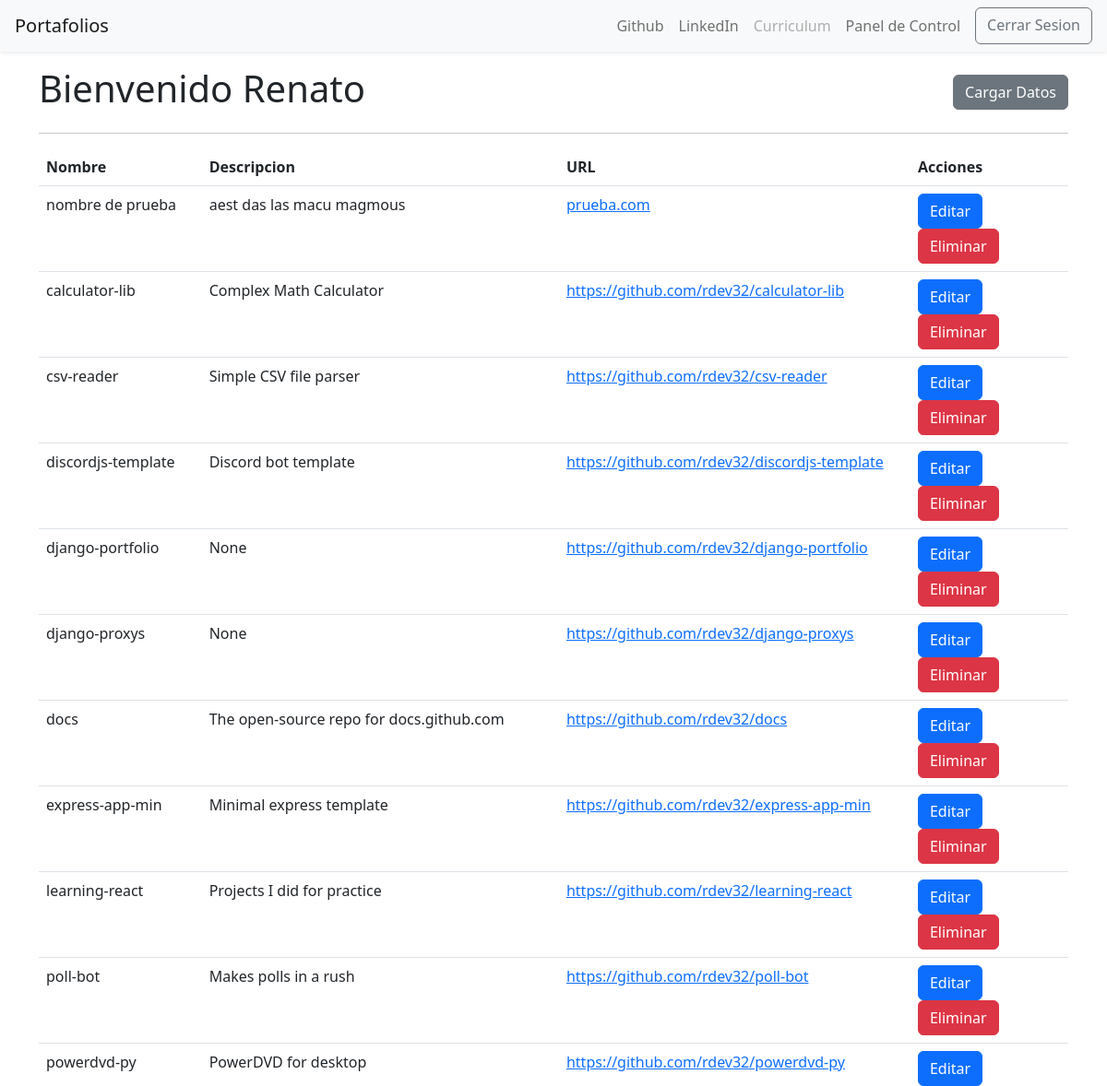
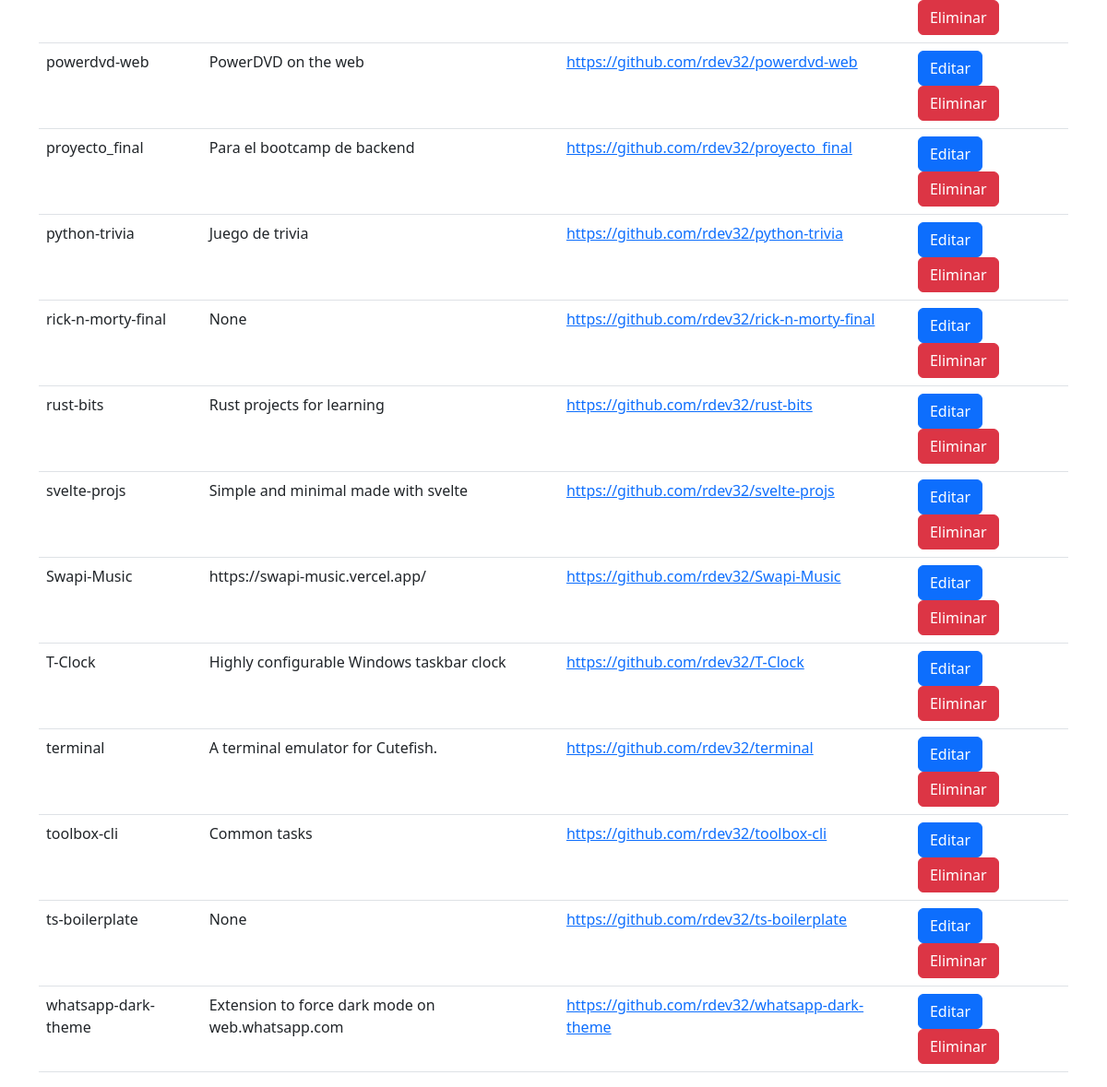
The app's page /control/ (signed in) with its own data (2 pictures, top to bottom).
### control/models.py (models this page shows)
class Person(models.Model):
    name = models.CharField(max_length=50)
    lastname = models.CharField(max_length=100)
    email = models.EmailField(max_length=100)
    class Meta():
        abstract = True

class Owner(Person):
    photo_url = models.CharField(max_length=250)
    p_langs = models.CharField(max_length=350)
    class Meta():
        db_table = "ownership"

class Project(models.Model):
    name = models.CharField(max_length=50)
    description = models.CharField(max_length=250, null=True)
    url = models.CharField(max_length=250, null=True)
    class Meta():
        db_table = "projects"

### control/views.py (the view)
# urls.py: path('control/', ControlView.as_view(), name='control'),
class ControlView(LoginRequiredMixin, TemplateView):
    template_name = "panel.html"
    extra_context = {
        'owner': OwnerProxy.objects.first().get_json(),
        'projects': list(item.get_json() for item in ProjectProxy.objects.all())
    }
    def get_context_data(self, **kwargs):
        context = super().get_context_data(**kwargs)
        context["owner"] = OwnerProxy.objects.first().get_json()
        context["projects"] = list(item.get_json() for item in ProjectProxy.objects.all())
        return context

### control/models.py (called while the page is built)
    def get_json(self):
        langs = [n.strip() for n in ast.literal_eval(self.p_langs)]
        return {
            "name": self.name,
            "lastname": self.lastname,
            "email": self.email,
            "photo_url": self.photo_url,
            "p_langs": langs,
        }

    def get_json(self):
        return {
            "name": self.name,
            "description": self.description,
            "url": self.url
        }

### control/templates/panel.html
{% extends "base.html" %} {% block content %}
<div class="d-flex align-items-center justify-content-between">
  <h1>Bienvenido {{ owner.name }}</h1>
  <a href="{% url 'load' %}" class="btn btn-secondary">Cargar Datos</a>
</div>
<hr>
<table class="table">
  <tr>
    <th>Nombre</th>
    <th>Descripcion</th>
    <th>URL</th>
    <th>Acciones</th>
  </tr>
  {% for project in projects %}
  <tr>
    <td>{{ project.name }}</td>
    <td>{{ project.description }}</td>
    <td><a href="{{ project.url }}">{{ project.url }}</a></td>
    <td>
      <a href="#" class="btn btn-primary">Editar</a>
      <a href="#" class="btn btn-danger">Eliminar</a>
    </td>
  </tr>
  {% endfor %}
</table>
{% endblock %}

### control/templates/base.html (shortened to what this page needs)
<!DOCTYPE html>
<html lang="es">
<head>
	<link href="https://cdn.jsdelivr.net/npm/bootstrap@5.2.3/dist/css/bootstrap.min.css" rel="stylesheet">
</head>
<body>
	<header class="sticky-top">
		<nav class="navbar navbar-expand-sm bg-light shadow-sm">
			<div class="container-fluid px-3">
				<a class="navbar-brand" href="/">Portafolios</a>
				<div class="d-flex gap-2">
					<ul class="navbar-nav">
						<li class="nav-item">
							<a class="nav-link" href="https://github.com/rdev32">Github</a>
						</li>
						<li class="nav-item">
							<a class="nav-link" href="https://www.linkedin.com/in/rdev32/">LinkedIn</a>
						</li>
						<li class="nav-item">
							<a class="nav-link disabled" href="#">Curriculum</a>
						</li>
						{% if request.user.is_authenticated %}
						<li class="nav-item">
							<a class="nav-link" href="{% url 'control' %}">Panel de Control</a>
						</li>
						{% endif %}
					</ul>
					{% if request.user.is_authenticated %}
						<a class="btn btn btn-outline-secondary" href="{% url 'logout' %}">Cerrar Sesion</a>
					{% else %}
						<a class="btn btn btn-outline-secondary" href="{% url 'login' %}">Iniciar Sesion</a>
					{% endif %}
				</div>
			</div>
		</nav>
	</header>
	<main class="container-md mt-3">{% block content %} {% endblock %}</main>
</body>
</html>

### records on screen
Owner: name "Renato"
Project: name "nombre de prueba", description "aest das las macu magmous", url "prueba.com"
Project: name "calculator-lib", description "Complex Math Calculator", url "https://github.com/rdev32/calculator-lib"
Project: name "csv-reader", description "Simple CSV file parser", url "https://github.com/rdev32/csv-reader"
Project: name "discordjs-template", description "Discord bot template", url "https://github.com/rdev32/discordjs-template"
Project: name "django-portfolio", url "https://github.com/rdev32/django-portfolio"
Project: name "django-proxys", url "https://github.com/rdev32/django-proxys"
Project: name "docs", description "The open-source repo for docs.github.com", url "https://github.com/rdev32/docs"
Project: name "express-app-min", description "Minimal express template", url "https://github.com/rdev32/express-app-min"
Project: name "learning-react", description "Projects I did for practice", url "https://github.com/rdev32/learning-react"
Project: name "poll-bot", description "Makes polls in a rush", url "https://github.com/rdev32/poll-bot"
Project: name "powerdvd-py", description "PowerDVD for desktop", url "https://github.com/rdev32/powerdvd-py"
Project: name "powerdvd-web", description "PowerDVD on the web", url "https://github.com/rdev32/powerdvd-web"
Project: name "proyecto_final", description "Para el bootcamp de backend", url "https://github.com/rdev32/proyecto_final"
Project: name "python-trivia", description "Juego de trivia", url "https://github.com/rdev32/python-trivia"
Project: name "rick-n-morty-final", url "https://github.com/rdev32/rick-n-morty-final"
Project: name "rust-bits", description "Rust projects for learning", url "https://github.com/rdev32/rust-bits"
Project: name "svelte-projs", description "Simple and minimal made with svelte", url "https://github.com/rdev32/svelte-projs"
Project: name "Swapi-Music", description "https://swapi-music.vercel.app/", url "https://github.com/rdev32/Swapi-Music"
Project: name "T-Clock", description "Highly configurable Windows taskbar clock", url "https://github.com/rdev32/T-Clock"
Project: name "terminal", description "A terminal emulator for Cutefish.", url "https://github.com/rdev32/terminal"
Project: name "toolbox-cli", description "Common tasks", url "https://github.com/rdev32/toolbox-cli"
Project: name "ts-boilerplate", url "https://github.com/rdev32/ts-boilerplate"
Project: name "whatsapp-dark-theme", description "Extension to force dark mode on web.whatsapp.com", url "https://github.com/rdev32/whatsapp-dark-theme"

### other values on screen
{{ project.description }} "None" "None" "None" "None"
